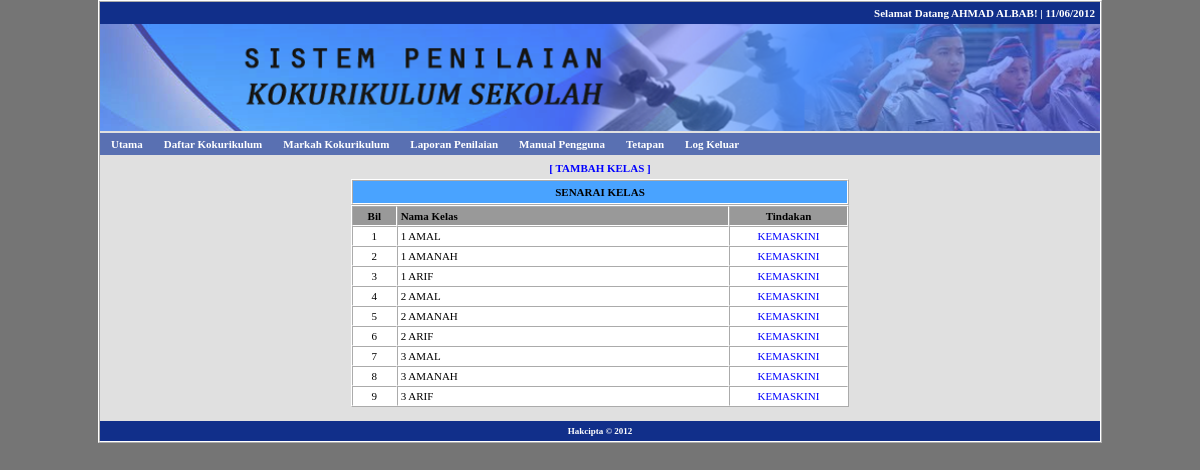
Page /kelas.php?menu=senarai (signed in) on the committed database.
### tables this page shows
CREATE TABLE IF NOT EXISTS `user` (
  `uid` int(11) NOT NULL AUTO_INCREMENT,
  `ulevel` int(1) NOT NULL DEFAULT '3',
  `unokp` varchar(12) NOT NULL,
  `upass` varchar(32) NOT NULL,
  `unama` varchar(255) NOT NULL,
  `ujawatan` varchar(255) NOT NULL,
  PRIMARY KEY (`uid`)
);

CREATE TABLE IF NOT EXISTS `kelas` (
  `kid` int(11) NOT NULL AUTO_INCREMENT,
  `kelas` varchar(255) NOT NULL,
  PRIMARY KEY (`kid`)
);

### inc/fungsi.php (called while the page is built, shortened)
<?php
function semakSlash($input) {
	if(!get_magic_quotes_gpc()) {
		$input = mysql_real_escape_string($input);
	}
	return $input;
}
function input1($str) {
	$str = htmlentities(strtoupper(trim(semakSlash($str))));
	return $str;
}
function output1($str) {
	if(!get_magic_quotes_gpc()) {
		$str = stripslashes($str);
	}
	return $str;
}
if (!empty($_SESSION['user'])) {
	$sm = "SELECT * FROM user
		WHERE unokp = '" . input1($_SESSION['user']) . "'
		ORDER BY unokp ASC
	";
	$dm = mysql_query($sm);
	$tm = mysql_fetch_array($dm);
}
?>

### tmp/kelas_senarai.php (the view, shortened to what this page needs)
<table width="100%" border="0" cellpadding="2" cellspacing="0">
  <tr>
    <td width="100%" align="center" valign="top">
      <table width="50%" border="0" cellspacing="0" cellpadding="5">
        <tr>
          <td align="center" class="tkmenu3">[ <a href="kelas.php?menu=daftar">TAMBAH KELAS</a> ]</td>
        </tr>
      </table>
      <table width="50%" border="1" cellspacing="0" cellpadding="5">
        <tr>
          <td align="center" bgcolor="#49A3FF" class="tkmenu2">SENARAI KELAS</td>
        </tr>
      </table>
      <table width="50%" border="1" cellspacing="0" cellpadding="3" class="table2">
        <tr class="tkmenu2">
          <td width="9%" align="center" valign="middle" bgcolor="#999999">Bil</td>
          <td width="67%" align="left" valign="middle" bgcolor="#999999">Nama Kelas</td>
          <td width="24%" align="center" valign="middle" bgcolor="#999999">Tindakan</td>
        </tr>
        <?php
		$s = "SELECT * FROM kelas
			ORDER BY kelas ASC
		";
		$d = mysql_query($s);
		$n = 0;
		while ($t = mysql_fetch_array($d)) {
			$n = $n + 1;
			?>
            <tr>
              <td align="center" valign="top"><?php echo $n; ?></td>
              <td align="left" valign="top"><?php echo output1($t['kelas']); ?></td>
              <td align="center" valign="top"><a href="kelas.php?menu=kemaskini&id=<?php echo $t['kid']; ?>">KEMASKINI</a></td>
            </tr>
        <?php
		}
			?>
      </table>
    <br></td>
  </tr>
</table>

### tmp/header.php (shortened to what this page needs)
<!DOCTYPE HTML>
<html>
<head>
<link rel="stylesheet" type="text/css" href="files/style.css">
</head>
<body>
<table width="1000" border="1" align="center" cellpadding="0" cellspacing="0">
  <tr>
    <td>
    <table width="100%" border="0" cellpadding="5" cellspacing="0">
      <tr>
        <td align="right" bgcolor="#112F8A" class="tkmenu">Selamat Datang<?php if (isset($_SESSION['user'])) { echo " " . output1($tm['unama']); } ?>! | <?php echo date("d/m/Y"); ?> </td>
      </tr>
    </table>
    <table width="100%" border="0" cellpadding="0" cellspacing="0">
      <tr>
        <td align="center"><img src="files/banner.png" width="1000"></td>
      </tr>
    </table>
    <table width="100%" border="0" cellpadding="5" cellspacing="0">
      <tr>
        <td align="left" bgcolor="#5970B2" class="tkmenu">
			<ul id="sddm">
				<li><a href="index.php" onmouseover="mopen('m1')" onmouseout="mclosetime()">Utama</a></li>
                <?php
				if (isset($_SESSION['user'])) {
					?>
                    <li><a href="daftar.php?menu=senarai" onmouseover="mopen('m2')" onmouseout="mclosetime()">Daftar Kokurikulum</a></li>
                    <li><a href="markah.php?menu=senarai" onmouseover="mopen('m3')" onmouseout="mclosetime()">Markah Kokurikulum</a></li>
                    <li><a href="laporan.php?menu=senarai" onmouseover="mopen('m4')" onmouseout="mclosetime()">Laporan Penilaian</a></li>
                <?php
				}
				?>
				<li><a href="manual.php" onmouseover="mopen('m6')" onmouseout="mclosetime()">Manual Pengguna</a></li>
                <?php
				if (isset($_SESSION['user'])) {
					if ($tm['ulevel'] == 1) {
						?>
						<li>
							<a href="#" onmouseover="mopen('m7')" onmouseout="mclosetime()">Tetapan</a>
						</li>
					<?php
					}
					?>
					<li><a href="profil.php?menu=logout" onmouseover="mopen('m8')" onmouseout="mclosetime()">Log Keluar</a></li>
                <?php
				}
				?>
			</ul>
        </td>
      </tr>
    </table>

### files/style.css (style rules this page uses)
BODY { background: #757575; color: #000000; font-size: 11px; font-family: Tahoma, Verdana; margin: 0px; }
A:link { color: #0000FF; text-decoration: none; }
TABLE { background: #E0E0E0; border-color: #FFFFFF; }
.table2 { background: #FFFFFF; }
.tkmenu { font-weight: bold; color: #FFFFFF; }
.tkmenu2 { font-weight: bold; }
.tkmenu3 { color: #0000FF; font-weight: bold; }
#sddm { margin: 0 -4px; padding: 0; z-index: 30 }
#sddm li { margin: 0; padding: 0; list-style: none; float: left; }
#sddm li a { margin: 0 1px 0 0; padding: 4px 10px; width: 70px; background: #5970B2; color: #FFFFFF; text-align: center; text-decoration: none }

### rows in the picture
user: unama "AHMAD ALBAB"
kelas: kelas "1 AMAL"
kelas: kelas "1 AMANAH"
kelas: kelas "1 ARIF"
kelas: kelas "2 AMAL"
kelas: kelas "2 AMANAH"
kelas: kelas "2 ARIF"
kelas: kelas "3 AMAL"
kelas: kelas "3 AMANAH"
kelas: kelas "3 ARIF"
